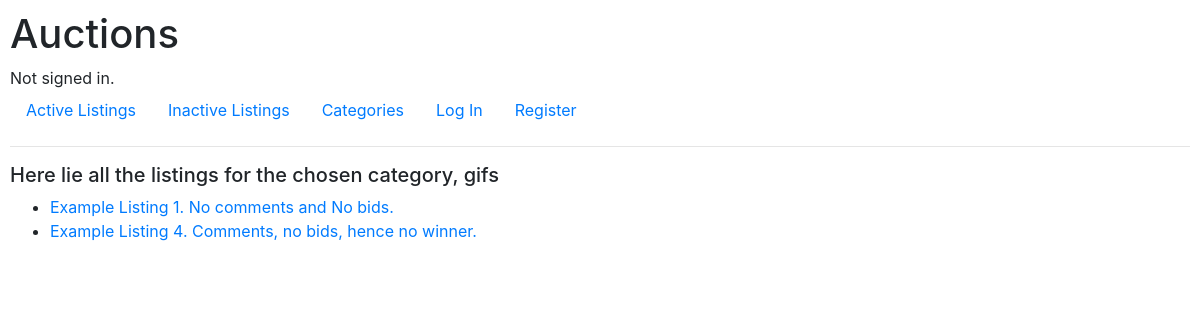
/listing/gifs, run on the app's committed database.
### auctions/models.py (models this page shows, shortened)
class Listing(models.Model):
    title = models.CharField(max_length = 64)
    description = models.TextField()
    starting_bid = models.FloatField(validators = [MinValueValidator(1)])
    img_url = models.URLField(blank = True)
    user = models.ForeignKey(User, on_delete = models.CASCADE, related_name = "owner")
    category = models.CharField(blank = True, max_length = 64)
    active = models.BooleanField(blank = False, default = True)
    winner = models.ForeignKey(User, blank = True, on_delete = models.CASCADE, related_name = "new_owner", null = True)

### auctions/views.py (the view)
# urls.py: path("listing/<str:category>", views.category_listing, name = "category_listing")
def category_listing(request, category):
    l = Listing.objects.all().filter(category = category)
    return render(request, "auctions/category_listing.html", {
        "listings": l
    })

### auctions/templates/auctions/category_listing.html
{% extends "auctions/layout.html" %}
{% block body %}
    <div>
        <h5>Here lie all the listings for the chosen category, {{listings.0.category}}</h5>
    </div>
    <ul>
        {% for listing in listings %}
            <li><a href = "{% url 'listing' listing.id %}">{{listing.title}}</a></li>
        {% endfor %}
    </ul>
{% endblock %}

### auctions/static/auctions/styles.css (style rules this page uses)
body { padding: 10px; }

### data on the page
Listing: category "gifs", title "Example Listing 1. No comments and No bids."
Listing: title "Example Listing 4. Comments, no bids, hence no winner."
